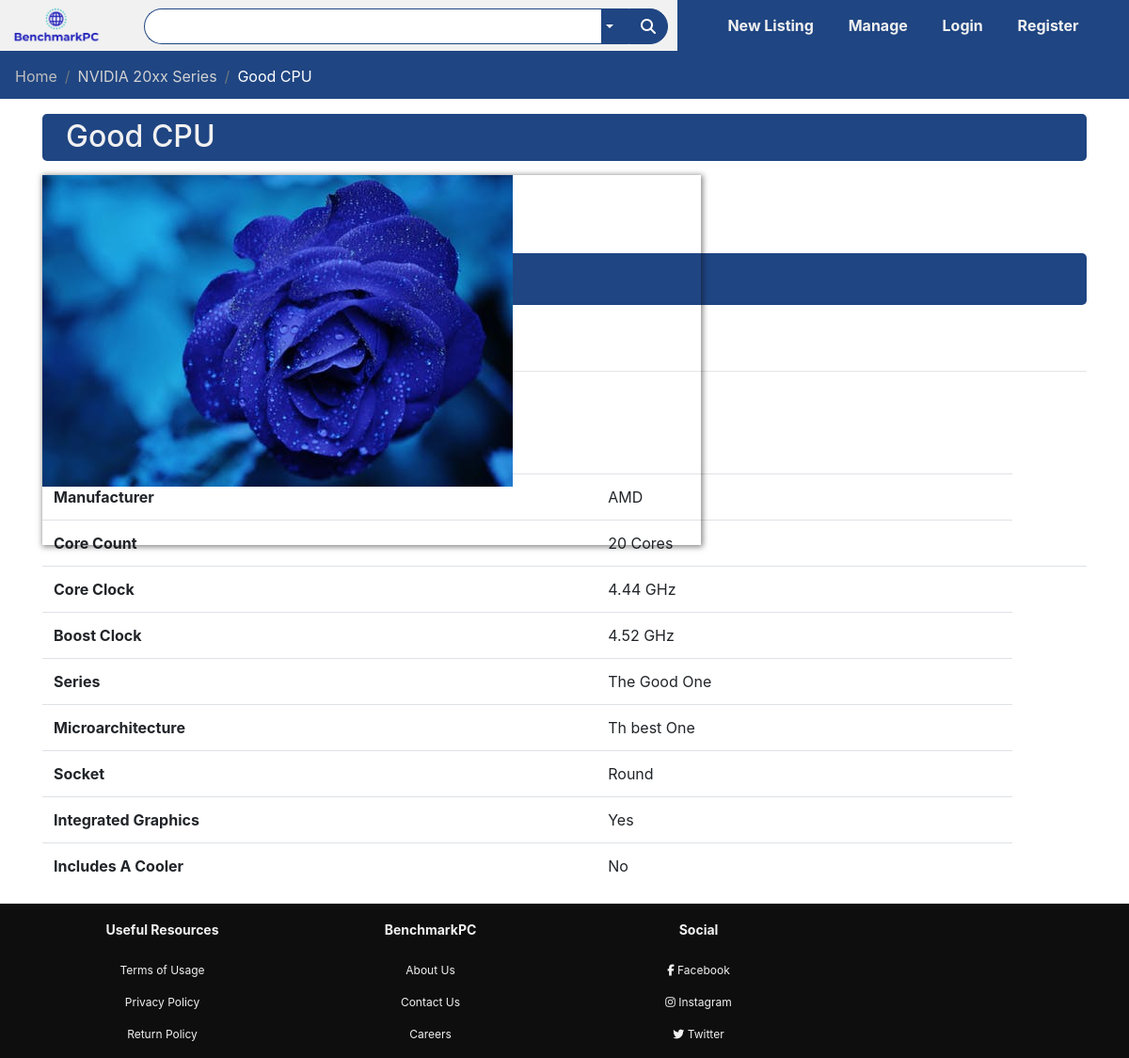
The app's page /listing/10, older data.
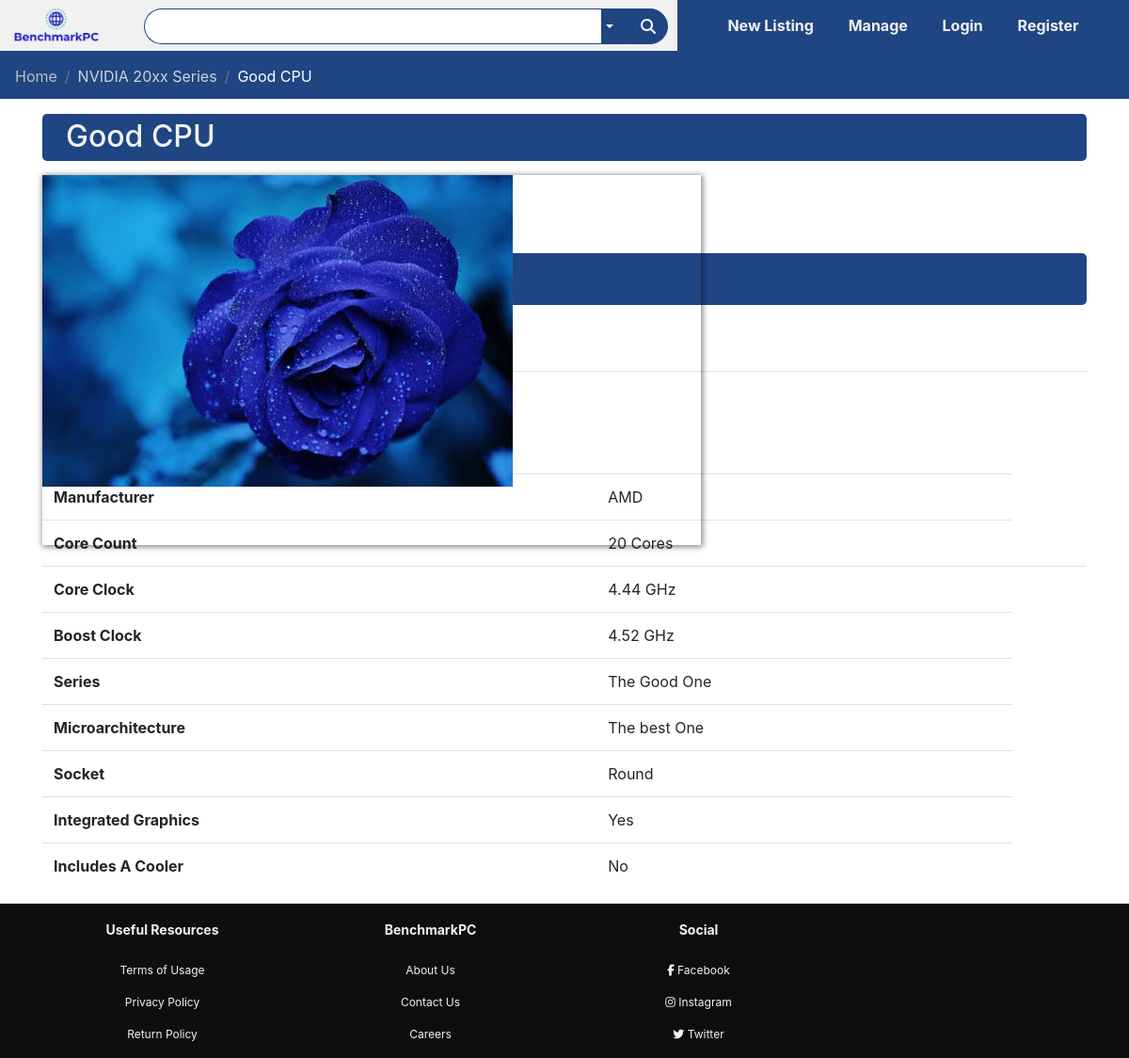
The same page, newer data.
### bench/models.py (models this page shows)
class CPU(db.Model):
    id = db.Column(db.Integer, primary_key=True)
    manufacturer = db.Column(db.String(80), nullable=False)
    TDP = db.Column(db.Numeric, nullable=True)
    CoreCount = db.Column(db.Numeric, nullable=True)
    CoreClock = db.Column(db.Numeric, nullable=True)
    BoostClock = db.Column(db.Numeric, nullable=True)
    Series = db.Column(db.String(80), nullable=True)
    Microarchitecture = db.Column(db.String(80), nullable=True)
    Socket = db.Column(db.String(80), nullable=True)
    IntegratedGraphics = db.Column(db.String(80), nullable=True)
    IncludesCPUCooler = db.Column(db.String(80), nullable=True)
    CPUListing = db.Column(db.Integer, db.ForeignKey('listing.id'))

### bench/routes.py (the view, shortened to what this page needs)
@app.route('/listing/<id>', methods=['GET','POST'])
def viewListingNumber(id):
    title = "Listing | BenchmarkPC"
    print("Viewing Listing: " + id)
    listing = Listing.query.filter_by(id=id).first_or_404()
    user = User.query.filter_by(id=listing.userId).first()
    date = str(listing.ListingTimeStamp.day) + "/" + str(listing.ListingTimeStamp.month) + "/" + str(listing.ListingTimeStamp.year)
    form = bidForm()
    image = Images.query.filter_by(ImageListing=listing.id).first()
    if(image is not None):
        image =  "\\static\\Images\\" + image.ImageName
    else:
        image = r"\static\placeholder.png"
    if(listing.ListingType == "CPU"):
        details = CPU.query.filter_by(CPUListing=listing.id).first()
        return render_template("ViewListingTemplates/CPUListing.html", title=title,
        listing=listing,user=user,date=date,details=details,form=form, image=image )
    elif(listing.ListingType == "Graphics Card"):
        details = GPU.query.filter_by(GPUListing=listing.id).first()
        return render_template("ViewListingTemplates/GPUListing.html", title=title,
        listing=listing,user=user,date=date,details=details,form=form, image=image)
    elif(listing.ListingType == "CPU Cooler"):
        details = CPUCooler.query.filter_by(CPUCoolerListing=listing.id).first()
        return render_template("ViewListingTemplates/CPUCooler.html", title=title,
        listing=listing,user=user,date=date,details=details,form=form, image=image)
    elif(listing.ListingType == "Memory"):
        details = Memory.query.filter_by(memoryListing=listing.id).first()
        return render_template("ViewListingTemplates/Memory.html", title=title,
        listing=listing,user=user,date=date,details=details,form=form)
    elif(listing.ListingType == "Case"):
        details = Case.query.filter_by(caseListing=listing.id).first()
        return render_template("ViewListingTemplates/Case.html", title=title,
        listing=listing,user=user,date=date,details=details,form=form, image=image)
    elif(listing.ListingType == "Power Supply"):
        details = PowerSupply.query.filter_by(PowerSupplyListing=listing.id).first()
        return render_template("ViewListingTemplates/PowerSupply.html", title=title,
        listing=listing,user=user,date=date,details=details,form=form, image=image)
    elif(listing.ListingType == "Motherboard"):
        details = Motherboard.query.filter_by(MotherboardListing=listing.id).first()
        return render_template("ViewListingTemplates/Motherboard.html", title=title,
        listing=listing,user=user,date=date,details=details,form=form, image=image)
    else:
        return redirect("/")

### forms.py
class bidForm(FlaskForm):
    pass;

### bench/templates/ViewListingTemplates/CPUListing.html
{% extends '/ViewListingTemplates/standardListing.html' %}
{% block specifications %}
<tr>
    <th scope="row">Manufacturer</th>
    <td>{{details.manufacturer}}</td>
</tr>
<tr>
    <th scope="row">Core Count</th>
    <td>{{"{0:.0f}".format(details.CoreCount)}} Cores</td>
</tr>
<tr>
    <th scope="row">Core Clock</th>
    <td>{{"{0:.2f}".format(details.CoreClock)}} GHz<td>
</tr>
<tr>
    <th scope="row">Boost Clock</th>
    <td>{{"{0:.2f}".format(details.BoostClock)}} GHz</td>
</tr>
<tr>
    <th scope="row">Series</th>
    <td>{{details.Series}}</td>
</tr>
<tr>
    <th scope="row">Microarchitecture</th>
    <td>{{details.Microarchitecture}}</td>
</tr>
<tr>
    <th scope="row">Socket</th>
    <td>{{details.Socket}}</td>
</tr>
<tr>
    <th scope="row">Integrated Graphics</th>
    <td>{{details.IntegratedGraphics}}</td>
</tr>
<tr>
    <th scope="row">Includes A Cooler</th>
    <td>{{details.IncludesCPUCooler}}</td>
</tr>
{% endblock %}

Row changes from the older to the newer data that the page shows:
changed CPU "AMD": Microarchitecture "Th best One" → "The best One"
